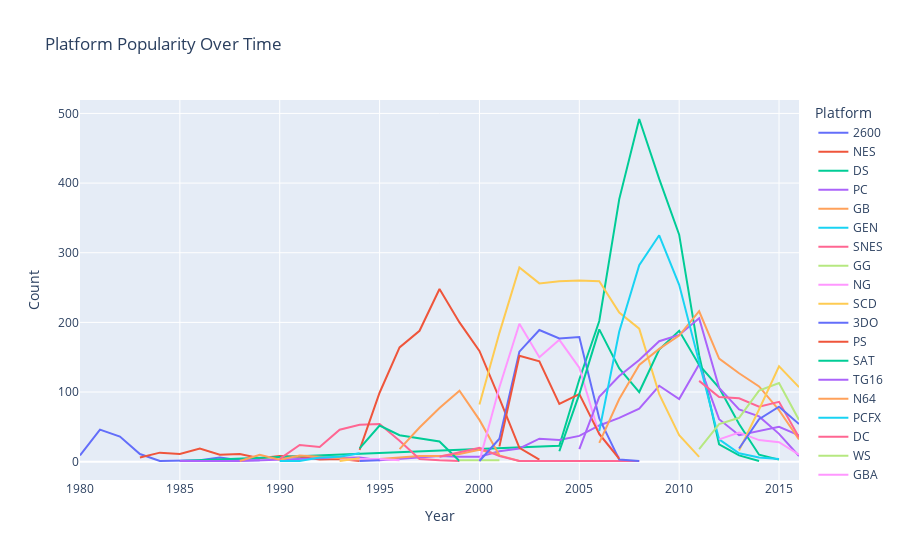

The notebook cell this image was saved under:
### Code cell
# Platform Popularity Over Time (Line Chart)

fig = px.line(platform_popularity_over_time, x='Year', y='Count', color='Platform',
              title='Platform Popularity Over Time')
fig.show()

### Figure 1 — Plotly figure (JSON) as saved in the notebook; plotly's stock layout.template omitted (floating-point values rounded to 4 significant figures)
{"data": [{"hovertemplate": "Platform=2600<br>Year=%{x}<br>Count=%{y}<extra></extra>", "legendgroup": "2600", "line": {"color": "#636efa", "dash": "solid"}, "marker": {"symbol": "circle"}, "mode": "lines", "name": "2600", "orientation": "v", "showlegend": true, "type": "scatter", "x": [1980, 1981, 1982, 1983, 1984, 1985, 1986, 1987, 1988, 1989], "xaxis": "x", "y": [9, 46, 36, 11, 1, 1, 2, 6, 2, 2], "yaxis": "y"}, {"hovertemplate": "Platform=NES<br>Year=%{x}<br>Count=%{y}<extra></extra>", "legendgroup": "NES", "line": {"color": "#EF553B", "dash": "solid"}, "marker": {"symbol": "circle"}, "mode": "lines", "name": "NES", "orientation": "v", "showlegend": true, "type": "scatter", "x": [1983, 1984, 1985, 1986, 1987, 1988, 1989, 1990, 1991, 1992, 1993, 1994], "xaxis": "x", "y": [6, 13, 11, 19, 10, 11, 5, 8, 7, 3, 4, 1], "yaxis": "y"}, {"hovertemplate": "Platform=DS<br>Year=%{x}<br>Count=%{y}<extra></extra>", "legendgroup": "DS", "line": {"color": "#00cc96", "dash": "solid"}, "marker": {"symbol": "circle"}, "mode": "lines", "name": "DS", "orientation": "v", "showlegend": true, "type": "scatter", "x": [1985, 2004, 2005, 2006, 2007, 2008, 2009, 2010, 2011, 2012, 2013, 2014], "xaxis": "x", "y": [1, 23, 118, 202, 377, 492, 406, 326, 153, 25, 9, 1], "yaxis": "y"}, {"hovertemplate": "Platform=PC<br>Year=%{x}<br>Count=%{y}<extra></extra>", "legendgroup": "PC", "line": {"color": "#ab63fa", "dash": "solid"}, "marker": {"symbol": "circle"}, "mode": "lines", "name": "PC", "orientation": "v", "showlegend": true, "type": "scatter", "x": [1985, 1988, 1992, 1994, 1995, 1996, 1997, 1998, 1999, 2000, 2001, 2002, 2003, 2004, 2005, 2006, 2007, 2008, 2009, 2010, 2011, 2012, 2013, 2014, 2015, 2016], "xaxis": "x", "y": [1, 1, 5, 6, 2, 4, 6, 8, 7, 7, 15, 19, 33, 31, 37, 52, 63, 76, 109, 90, 140, 61, 38, 44, 50, 38], "yaxis": "y"}, {"hovertemplate": "Platform=GB<br>Year=%{x}<br>Count=%{y}<extra></extra>", "legendgroup": "GB", "line": {"color": "#FFA15A", "dash": "solid"}, "marker": {"symbol": "circle"}, "mode": "lines", "name": "GB", "orientation": "v", "showlegend": true, "type": "scatter", "x": [1988, 1989, 1990, 1991, 1992, 1994, 1995, 1996, 1997, 1998, 1999, 2000, 2001], "xaxis": "x", "y": [1, 10, 3, 9, 7, 3, 4, 6, 8, 8, 11, 17, 10], "yaxis": "y"}, {"hovertemplate": "Platform=GEN<br>Year=%{x}<br>Count=%{y}<extra></extra>", "legendgroup": "GEN", "line": {"color": "#19d3f3", "dash": "solid"}, "marker": {"symbol": "circle"}, "mode": "lines", "name": "GEN", "orientation": "v", "showlegend": true, "type": "scatter", "x": [1990, 1991, 1992, 1993, 1994], "xaxis": "x", "y": [1, 1, 6, 7, 12], "yaxis": "y"}, {"hovertemplate": "Platform=SNES<br>Year=%{x}<br>Count=%{y}<extra></extra>", "legendgroup": "SNES", "line": {"color": "#FF6692", "dash": "solid"}, "marker": {"symbol": "circle"}, "mode": "lines", "name": "SNES", "orientation": "v", "showlegend": true, "type": "scatter", "x": [1990, 1991, 1992, 1993, 1994, 1995, 1996, 1997, 1998, 1999], "xaxis": "x", "y": [4, 24, 21, 46, 53, 54, 30, 4, 2, 1], "yaxis": "y"}, {"hovertemplate": "Platform=GG<br>Year=%{x}<br>Count=%{y}<extra></extra>", "legendgroup": "GG", "line": {"color": "#B6E880", "dash": "solid"}, "marker": {"symbol": "circle"}, "mode": "lines", "name": "GG", "orientation": "v", "showlegend": true, "type": "scatter", "x": [1992], "xaxis": "x", "y": [1], "yaxis": "y"}, {"hovertemplate": "Platform=NG<br>Year=%{x}<br>Count=%{y}<extra></extra>", "legendgroup": "NG", "line": {"color": "#FF97FF", "dash": "solid"}, "marker": {"symbol": "circle"}, "mode": "lines", "name": "NG", "orientation": "v", "showlegend": true, "type": "scatter", "x": [1993, 1994, 1995, 1996], "xaxis": "x", "y": [2, 4, 4, 2], "yaxis": "y"}, {"hovertemplate": "Platform=SCD<br>Year=%{x}<br>Count=%{y}<extra></extra>", "legendgroup": "SCD", "line": {"color": "#FECB52", "dash": "solid"}, "marker": {"symbol": "circle"}, "mode": "lines", "name": "SCD", "orientation": "v", "showlegend": true, "type": "scatter", "x": [1993, 1994], "xaxis": "x", "y": [1, 5], "yaxis": "y"}, {"hovertemplate": "Platform=3DO<br>Year=%{x}<br>Count=%{y}<extra></extra>", "legendgroup": "3DO", "line": {"color": "#636efa", "dash": "solid"}, "marker": {"symbol": "circle"}, "mode": "lines", "name": "3DO", "orientation": "v", "showlegend": true, "type": "scatter", "x": [1994, 1995], "xaxis": "x", "y": [1, 2], "yaxis": "y"}, {"hovertemplate": "Platform=PS<br>Year=%{x}<br>Count=%{y}<extra></extra>", "legendgroup": "PS", "line": {"color": "#EF553B", "dash": "solid"}, "marker": {"symbol": "circle"}, "mode": "lines", "name": "PS", "orientation": "v", "showlegend": true, "type": "scatter", "x": [1994, 1995, 1996, 1997, 1998, 1999, 2000, 2001, 2002, 2003], "xaxis": "x", "y": [17, 99, 164, 188, 248, 200, 159, 91, 20, 3], "yaxis": "y"}, {"hovertemplate": "Platform=SAT<br>Year=%{x}<br>Count=%{y}<extra></extra>", "legendgroup": "SAT", "line": {"color": "#00cc96", "dash": "solid"}, "marker": {"symbol": "circle"}, "mode": "lines", "name": "SAT", "orientation": "v", "showlegend": true, "type": "scatter", "x": [1994, 1995, 1996, 1997, 1998, 1999], "xaxis": "x", "y": [19, 52, 38, 34, 29, 1], "yaxis": "y"}, {"hovertemplate": "Platform=TG16<br>Year=%{x}<br>Count=%{y}<extra></extra>", "legendgroup": "TG16", "line": {"color": "#ab63fa", "dash": "solid"}, "marker": {"symbol": "circle"}, "mode": "lines", "name": "TG16", "orientation": "v", "showlegend": true, "type": "scatter", "x": [1995], "xaxis": "x", "y": [2], "yaxis": "y"}, {"hovertemplate": "Platform=N64<br>Year=%{x}<br>Count=%{y}<extra></extra>", "legendgroup": "N64", "line": {"color": "#FFA15A", "dash": "solid"}, "marker": {"symbol": "circle"}, "mode": "lines", "name": "N64", "orientation": "v", "showlegend": true, "type": "scatter", "x": [1996, 1997, 1998, 1999, 2000, 2001, 2002], "xaxis": "x", "y": [18, 49, 77, 102, 60, 9, 1], "yaxis": "y"}, {"hovertemplate": "Platform=PCFX<br>Year=%{x}<br>Count=%{y}<extra></extra>", "legendgroup": "PCFX", "line": {"color": "#19d3f3", "dash": "solid"}, "marker": {"symbol": "circle"}, "mode": "lines", "name": "PCFX", "orientation": "v", "showlegend": true, "type": "scatter", "x": [1996], "xaxis": "x", "y": [1], "yaxis": "y"}, {"hovertemplate": "Platform=DC<br>Year=%{x}<br>Count=%{y}<extra></extra>", "legendgroup": "DC", "line": {"color": "#FF6692", "dash": "solid"}, "marker": {"symbol": "circle"}, "mode": "lines", "name": "DC", "orientation": "v", "showlegend": true, "type": "scatter", "x": [1998, 1999, 2000, 2001, 2002, 2007, 2008], "xaxis": "x", "y": [7, 14, 20, 8, 1, 1, 1], "yaxis": "y"}, {"hovertemplate": "Platform=WS<br>Year=%{x}<br>Count=%{y}<extra></extra>", "legendgroup": "WS", "line": {"color": "#B6E880", "dash": "solid"}, "marker": {"symbol": "circle"}, "mode": "lines", "name": "WS", "orientation": "v", "showlegend": true, "type": "scatter", "x": [1999, 2000, 2001], "xaxis": "x", "y": [2, 2, 2], "yaxis": "y"}, {"hovertemplate": "Platform=GBA<br>Year=%{x}<br>Count=%{y}<extra></extra>", "legendgroup": "GBA", "line": {"color": "#FF97FF", "dash": "solid"}, "marker": {"symbol": "circle"}, "mode": "lines", "name": "GBA", "orientation": "v", "showlegend": true, "type": "scatter", "x": [2000, 2001, 2002, 2003, 2004, 2005, 2006, 2007], "xaxis": "x", "y": [1, 107, 198, 150, 175, 135, 39, 6], "yaxis": "y"}, {"hovertemplate": "Platform=PS2<br>Year=%{x}<br>Count=%{y}<extra></extra>", "legendgroup": "PS2", "line": {"color": "#FECB52", "dash": "solid"}, "marker": {"symbol": "circle"}, "mode": "lines", "name": "PS2", "orientation": "v", "showlegend": true, "type": "scatter", "x": [2000, 2001, 2002, 2003, 2004, 2005, 2006, 2007, 2008, 2009, 2010, 2011], "xaxis": "x", "y": [82, 185, 279, 256, 259, 260, 259, 214, 191, 97, 38, 7], "yaxis": "y"}, {"hovertemplate": "Platform=XB<br>Year=%{x}<br>Count=%{y}<extra></extra>", "legendgroup": "XB", "line": {"color": "#636efa", "dash": "solid"}, "marker": {"symbol": "circle"}, "mode": "lines", "name": "XB", "orientation": "v", "showlegend": true, "type": "scatter", "x": [2000, 2001, 2002, 2003, 2004, 2005, 2006, 2007, 2008], "xaxis": "x", "y": [1, 33, 158, 189, 177, 179, 62, 3, 1], "yaxis": "y"}, {"hovertemplate": "Platform=GC<br>Year=%{x}<br>Count=%{y}<extra></extra>", "legendgroup": "GC", "line": {"color": "#EF553B", "dash": "solid"}, "marker": {"symbol": "circle"}, "mode": "lines", "name": "GC", "orientation": "v", "showlegend": true, "type": "scatter", "x": [2001, 2002, 2003, 2004, 2005, 2006, 2007], "xaxis": "x", "y": [22, 152, 144, 83, 97, 40, 4], "yaxis": "y"}, {"hovertemplate": "Platform=PSP<br>Year=%{x}<br>Count=%{y}<extra></extra>", "legendgroup": "PSP", "line": {"color": "#00cc96", "dash": "solid"}, "marker": {"symbol": "circle"}, "mode": "lines", "name": "PSP", "orientation": "v", "showlegend": true, "type": "scatter", "x": [2004, 2005, 2006, 2007, 2008, 2009, 2010, 2011, 2012, 2013, 2014, 2015], "xaxis": "x", "y": [15, 97, 190, 134, 100, 161, 188, 139, 106, 54, 10, 3], "yaxis": "y"}, {"hovertemplate": "Platform=X360<br>Year=%{x}<br>Count=%{y}<extra></extra>", "legendgroup": "X360", "line": {"color": "#ab63fa", "dash": "solid"}, "marker": {"symbol": "circle"}, "mode": "lines", "name": "X360", "orientation": "v", "showlegend": true, "type": "scatter", "x": [2005, 2006, 2007, 2008, 2009, 2010, 2011, 2012, 2013, 2014, 2015, 2016], "xaxis": "x", "y": [18, 93, 123, 146, 173, 182, 206, 106, 75, 65, 40, 8], "yaxis": "y"}, {"hovertemplate": "Platform=PS3<br>Year=%{x}<br>Count=%{y}<extra></extra>", "legendgroup": "PS3", "line": {"color": "#FFA15A", "dash": "solid"}, "marker": {"symbol": "circle"}, "mode": "lines", "name": "PS3", "orientation": "v", "showlegend": true, "type": "scatter", "x": [2006, 2007, 2008, 2009, 2010, 2011, 2012, 2013, 2014, 2015, 2016], "xaxis": "x", "y": [27, 90, 139, 162, 181, 216, 148, 127, 108, 74, 32], "yaxis": "y"}, {"hovertemplate": "Platform=Wii<br>Year=%{x}<br>Count=%{y}<extra></extra>", "legendgroup": "Wii", "line": {"color": "#19d3f3", "dash": "solid"}, "marker": {"symbol": "circle"}, "mode": "lines", "name": "Wii", "orientation": "v", "showlegend": true, "type": "scatter", "x": [2006, 2007, 2008, 2009, 2010, 2011, 2012, 2013, 2014, 2015], "xaxis": "x", "y": [44, 187, 282, 325, 254, 144, 32, 12, 6, 4], "yaxis": "y"}, {"hovertemplate": "Platform=3DS<br>Year=%{x}<br>Count=%{y}<extra></extra>", "legendgroup": "3DS", "line": {"color": "#FF6692", "dash": "solid"}, "marker": {"symbol": "circle"}, "mode": "lines", "name": "3DS", "orientation": "v", "showlegend": true, "type": "scatter", "x": [2011, 2012, 2013, 2014, 2015, 2016], "xaxis": "x", "y": [116, 93, 91, 79, 86, 35], "yaxis": "y"}, {"hovertemplate": "Platform=PSV<br>Year=%{x}<br>Count=%{y}<extra></extra>", "legendgroup": "PSV", "line": {"color": "#B6E880", "dash": "solid"}, "marker": {"symbol": "circle"}, "mode": "lines", "name": "PSV", "orientation": "v", "showlegend": true, "type": "scatter", "x": [2011, 2012, 2013, 2014, 2015, 2016], "xaxis": "x", "y": [18, 54, 63, 102, 113, 60], "yaxis": "y"}, {"hovertemplate": "Platform=WiiU<br>Year=%{x}<br>Count=%{y}<extra></extra>", "legendgroup": "WiiU", "line": {"color": "#FF97FF", "dash": "solid"}, "marker": {"symbol": "circle"}, "mode": "lines", "name": "WiiU", "orientation": "v", "showlegend": true, "type": "scatter", "x": [2012, 2013, 2014, 2015, 2016], "xaxis": "x", "y": [32, 42, 31, 28, 10], "yaxis": "y"}, {"hovertemplate": "Platform=PS4<br>Year=%{x}<br>Count=%{y}<extra></extra>", "legendgroup": "PS4", "line": {"color": "#FECB52", "dash": "solid"}, "marker": {"symbol": "circle"}, "mode": "lines", "name": "PS4", "orientation": "v", "showlegend": true, "type": "scatter", "x": [2013, 2014, 2015, 2016], "xaxis": "x", "y": [16, 75, 137, 107], "yaxis": "y"}, {"hovertemplate": "Platform=XOne<br>Year=%{x}<br>Count=%{y}<extra></extra>", "legendgroup": "XOne", "line": {"color": "#636efa", "dash": "solid"}, "marker": {"symbol": "circle"}, "mode": "lines", "name": "XOne", "orientation": "v", "showlegend": true, "type": "scatter", "x": [2013, 2014, 2015, 2016], "xaxis": "x", "y": [19, 61, 79, 54], "yaxis": "y"}], "layout": {"legend": {"title": {"text": "Platform"}, "tracegroupgap": 0}, "title": {"text": "Platform Popularity Over Time"}, "xaxis": {"anchor": "y", "domain": [0, 1], "title": {"text": "Year"}}, "yaxis": {"anchor": "x", "domain": [0, 1], "title": {"text": "Count"}}}}
